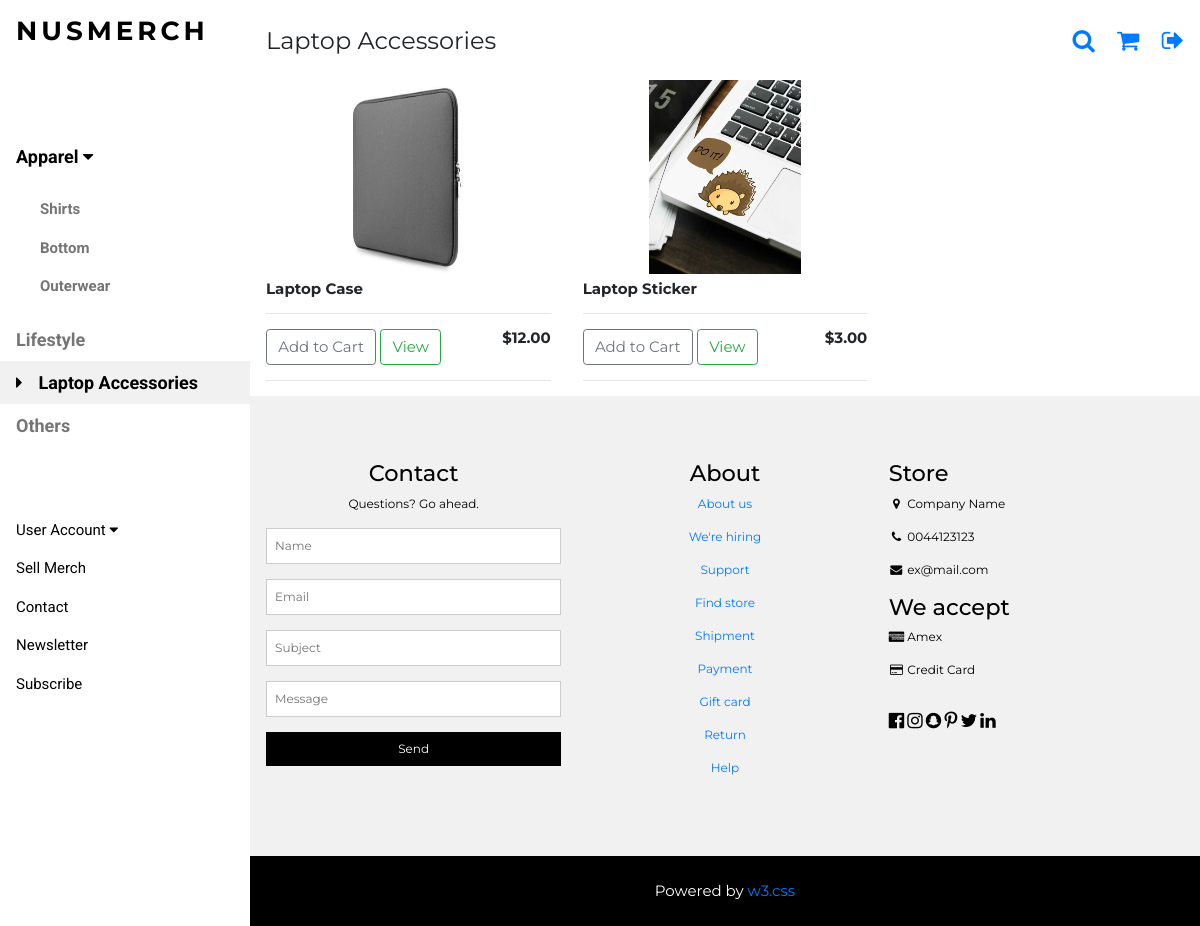
The app's page /laptop/ with its own data.
### nusmerch/models.py (models this page shows, shortened)
class Product(models.Model):
	cat = [
    ('Shirt', 'Shirt'),
    ('Outerwear', 'Outerwear'),
   	('Bottom', 'Bottom'),
   	('Laptop Accessories', 'Laptop Accessories'),
	('Lifestyle', 'Lifestyle'),
   	('Others', 'Others'),
   	]
	name_of_MERCH = models.CharField(max_length=200,null=True)
	price = models.DecimalField(decimal_places=2,max_digits=5)
	organisation = models.CharField(max_length=200,null=True)
	category = models.CharField(max_length=200,null=True,choices=cat)
	form = models.URLField(max_length=200)
	image = models.ImageField(upload_to='media',null=True, blank=True)

### nusmerch/views.py (the view)
# urls.py: url(r'^laptop/$',views.laptop,name='laptop'),
def laptop(request):
    products = Product.objects.filter(category = "Laptop Accessories")
    context = {'products':products}
    return render(request, "nusmerch/laptop.html", context)

### nusmerch/templates/nusmerch/laptop.html (shortened to what this page needs)
{% extends "nusmerch/merch.html" %}
{% load static %}
{% block head %}
    <p class="w3-left">Laptop Accessories</p>
{% endblock %}
{% block menu %}
<nav class="w3-sidebar w3-bar-block w3-white w3-collapse w3-top" style="z-index:3;width:250px" id="mySidebar">
  <div class="w3-container w3-display-container w3-padding-16">
    <h3 class="w3-wide"><b>NUSMERCH</b></h3>
  </div>
  <div class="w3-padding-64 w3-large w3-text-grey" style="font-weight:bold">
      <a onclick="myAccFunc()" href="javascript:void(0)" class="w3-button w3-block w3-white w3-left-align" id="myBtn">
      Apparel  <i class="fa fa-caret-down"></i>
    </a>
    <div id="demoAcc" class="w3-bar-block w3-hide w3-padding-large w3-medium">
      <a href="/shirt/" class="w3-bar-item w3-button">Shirts</a>
      <a href="/bottom/" class="w3-bar-item w3-button">Bottom</a>
      <a href="/outerwear/" class="w3-bar-item w3-button">Outerwear</a>
    </div>
    <a href="/lifestyle/" class="w3-bar-item w3-button">Lifestyle</a>
    <a href="/laptop/" class="w3-bar-item w3-button w3-light-grey"><i class="fa fa-caret-right w3-margin-right"></i>Laptop Accessories</a>
    <a href="/others/" class="w3-bar-item w3-button">Others</a>
  </div>
    <a onclick="myAccFunc2()" href="javascript:void(0)" class="w3-button w3-block w3-white w3-left-align" id="myBtn">
      User Account  <i class="fa fa-caret-down"></i>
    </a>
  <a href="/sell_merch/" class="w3-bar-item w3-button w3-padding">Sell Merch</a>
    <a href="#footer" class="w3-bar-item w3-button w3-padding">Contact</a>
  <a href="javascript:void(0)" class="w3-bar-item w3-button w3-padding" onclick="document.getElementById('newsletter').style.display='block'">Newsletter</a>
  <a href="#footer"  class="w3-bar-item w3-button w3-padding">Subscribe</a>
</nav>
{% endblock %}
{% block product %}
  <div class="w3-row">
    {% for product in products %}
    <div class="w3-col l4 s4">
      <img class="item center thumbnail" src="{{ product.image.url }}">
      <div class="w3-container">
        <h6><strong>{{product.name_of_MERCH}}</strong></h6>
        <hr>
        <button data-product={{product.id}} data-action="add" class="btn btn-outline-secondary add-btn update-cart" href="javascript:void(0)" onclick="document.getElementById('cart').style.display='block'">Add to Cart</button>
        <a class="btn btn-outline-success" href="/product/">View</a>
        <h6 style="display: inline-block; float: right"><strong>${{product.price|floatformat:2}}</strong></h6>
        <hr>
      </div>
    </div>
    {% endfor %}
  </div>
{% endblock %}

### nusmerch/static/merch.css (style rules this page uses)
html { box-sizing:border-box }
*,*:before,*:after { box-sizing:inherit }
html { -ms-text-size-adjust:100%;-webkit-text-size-adjust:100% }
body { margin:0 }
article,aside,details,figcaption,figure,footer,header,main,menu,nav,section { display:block }
a { background-color:transparent }
b,strong { font-weight:bolder }
img { border-style:none }
hr { box-sizing:content-box;height:0;overflow:visible }
button,input,select,textarea,optgroup { font:inherit;margin:0 }
button,input { overflow:visible }
button,select { text-transform:none }
button,[type=button],[type=reset],[type=submit] { -webkit-appearance:button }
html,body { font-family:Verdana,sans-serif;font-size:15px;line-height:1.5 }
html { overflow-x:hidden }
h3 { font-size:24px }
h6 { font-size:16px }
h1,h2,h3,h4,h5,h6 { font-family:"Segoe UI",Arial,sans-serif;font-weight:400;margin:10px 0 }
.w3-wide { letter-spacing:4px }
hr { border:0;border-top:1px solid #eee;margin:20px 0 }
img { max-width: 100%;height: auto; }
.item { width: 120px;height: 200px;margin: 3px;padding: 3px; }
.center { display: block;margin-left: auto;margin-right: auto;width: 50%; }
img { vertical-align:middle }
a { color:inherit }
.w3-btn,.w3-button { border:none;display:inline-block;padding:8px 16px;vertical-align:middle;overflow:hidden;text-decoration:none;color:inherit;background-color:inherit;text-align:center;cursor:pointer;white-space:nowrap }
.w3-btn,.w3-button { -webkit-touch-callout:none;-webkit-user-select:none;-khtml-user-select:none;-moz-user-select:none;-ms-user-select:none;user-select:none }
.w3-tooltip,.w3-display-container { position:relative }
.w3-sidebar { height:100%;width:200px;background-color:#fff;position:fixed!important;z-index:1;overflow:auto }
.w3-bar-block .w3-bar-item { width:100%;display:block;padding:8px 16px;text-align:left;border:none;white-space:normal;float:none;outline:0 }
.w3-block { display:block;width:100% }
.w3-container:after,.w3-container:before,.w3-panel:after,.w3-panel:before,.w3-row:after,.w3-row:before,.w3-row-padding:after,.w3-row-padding:before, .w3-cell-row:before,.w3-cell-row:after,.w3-clear:after,.w3-clear:before,.w3-bar:before,.w3-bar:after { content:"";display:table;clear:both }
.w3-col,.w3-half,.w3-third,.w3-twothird,.w3-threequarter,.w3-quarter { float:left;width:100% }
.w3-col.s4 { width:33.33333% }
@media (min-width:993px) { .w3-col.l4 { width:33.33333% } }
.w3-content,.w3-auto { margin-left:auto;margin-right:auto }
.w3-content { max-width:980px }
.w3-hide { display:none!important }
.w3-show-block,.w3-show { display:block!important }
@media (min-width:993px) { .w3-sidebar.w3-collapse { display:block!important } }
.w3-top,.w3-bottom { position:fixed;width:100%;z-index:1 }
.w3-top { top:0 }
.w3-container,.w3-panel { padding:0.01em 16px }
.w3-medium { font-size:15px!important }
.w3-large { font-size:18px!important }
.w3-left-align { text-align:left!important }
.w3-margin-right { margin-right:16px!important }
.w3-padding { padding:8px 16px!important }
.w3-padding-large { padding:12px 24px!important }
.w3-padding-16 { padding-top:16px!important;padding-bottom:16px!important }
.w3-padding-64 { padding-top:64px!important;padding-bottom:64px!important }
.w3-left { float:left!important }
.w3-white,.w3-hover-white:hover { color:#000!important;background-color:#fff!important }
.w3-light-grey,.w3-hover-light-grey:hover,.w3-light-gray,.w3-hover-light-gray:hover { color:#000!important;background-color:#f1f1f1!important }
.w3-text-grey,.w3-hover-text-grey:hover,.w3-text-gray,.w3-hover-text-gray:hover { color:#757575!important }

### nusmerch/templates/nusmerch/merch.html (style rules this page uses)
.w3-sidebar a { font-family: "Roboto", sans-serif }
body,h1,h2,h3,h4,h5,h6,.w3-wide { font-family: "Montserrat", sans-serif; }

### records on screen
Product: image (picture), name_of_MERCH "Laptop Case", price "12.00"
Product: image (picture), name_of_MERCH "Laptop Sticker", price "3.00"
